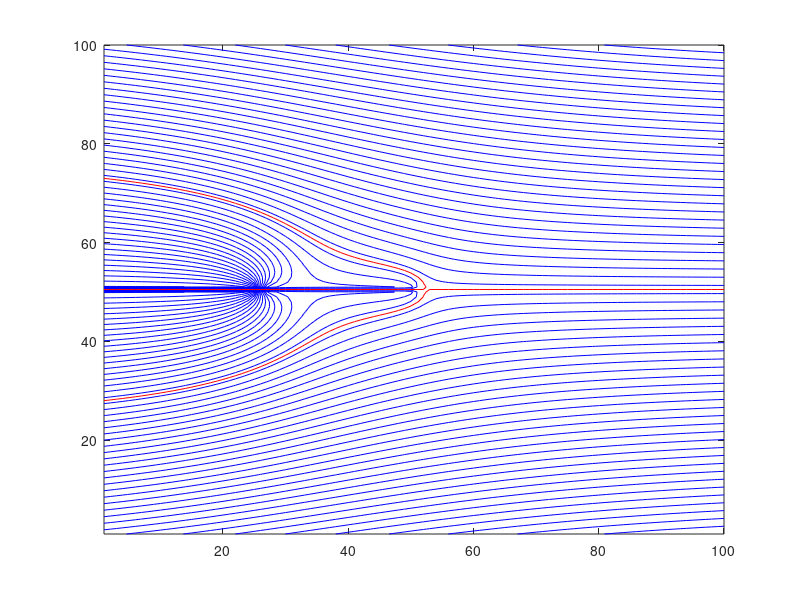

Reproduce this figure in MATLAB.
clear all
X=linspace(-4,4,100);
Z=linspace(-4,4,100);
[x,z] = meshgrid(X,Z);
x0=2;
sigma1=1/(2*pi);
sigma2=6/(2*pi);
Uinf= 1.5;
psi = Uinf*z-sigma1*atan2(z,x)-sigma2*atan2(z,(x+x0));
figure(1)
contour(psi,60,'b');
hold on
contour(psi, [0 0], 'r')

